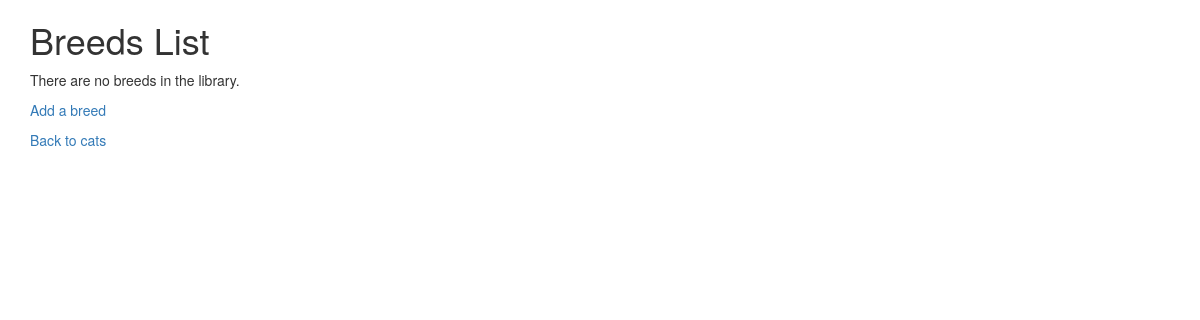
Page /cats/lookup/ (signed in) on the earlier database version.
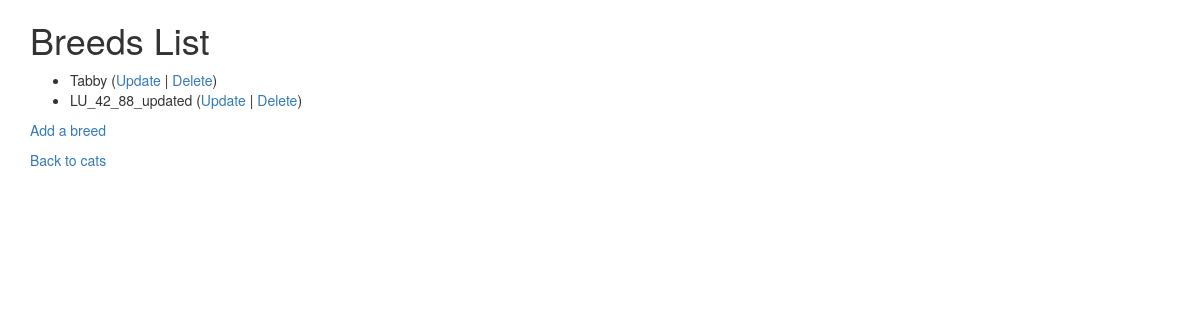
Same page on the later database version.
### cats/models.py (models this page shows, shortened)
class Breed(models.Model):
    name = models.CharField(
            max_length=200,
            validators=[MinLengthValidator(2, "Breed must be greater than 1 character")]
            )

### cats/views.py (the view)
# urls.py: path('lookup/', views.BreedList.as_view(), name='breed_list'),
class BreedList(LoginRequiredMixin, View):
    def get(self, request):
        bl = Breed.objects.all()
        ctx = {'breed_list': bl}
        return render(request, 'cats/breed_list.html', ctx)

### cats/templates/cats/breed_list.html
{% extends "base_bootstrap.html" %}
{% block content %}
<h1>Breeds List</h1>
{% if breed_list %}
<ul>
    {% for breed in breed_list %}
    <li>{{breed.name}}
        (<a href="{% url 'cats:breed_update' breed.id %}">Update</a> |
        <a href="{% url 'cats:breed_delete' breed.id %}">Delete</a>)
    </li>
    {% endfor %}
</ul>
{% else %}
<p>There are no breeds in the library.</p>
{% endif %}
<p><a href="{% url 'cats:breed_create' %}">Add a breed</a></p>
<p><a href="{% url 'cats:cat_list' %}">Back to cats</a></p>
{% endblock %}

Differences in the rows shown:
added Breed: name "Tabby"
added Breed: name "LU_42_88_updated"
Other differences:
text no longer shown: "There are no breeds in the library."
